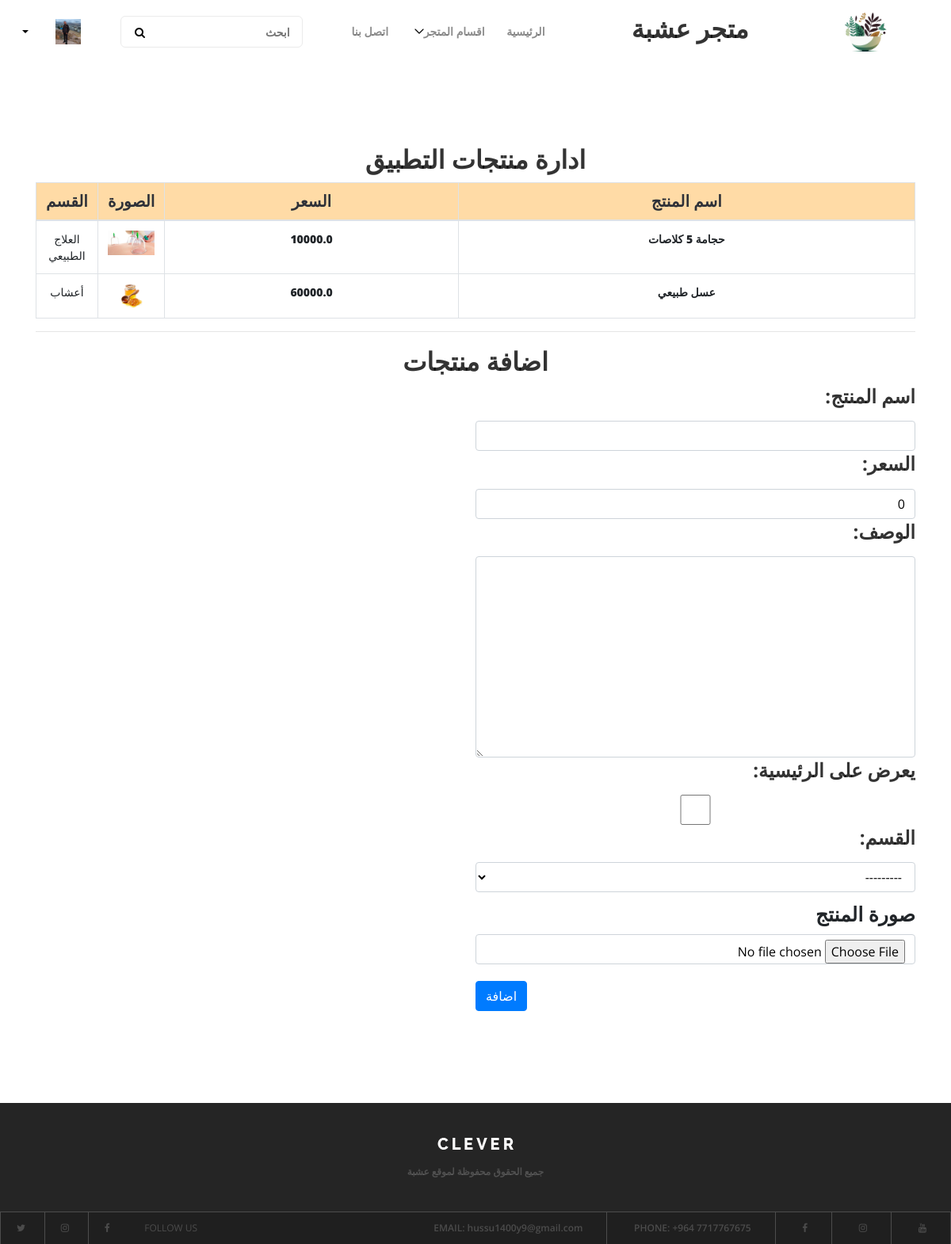
Page /prdmanage/ (signed in) on the earlier database version.
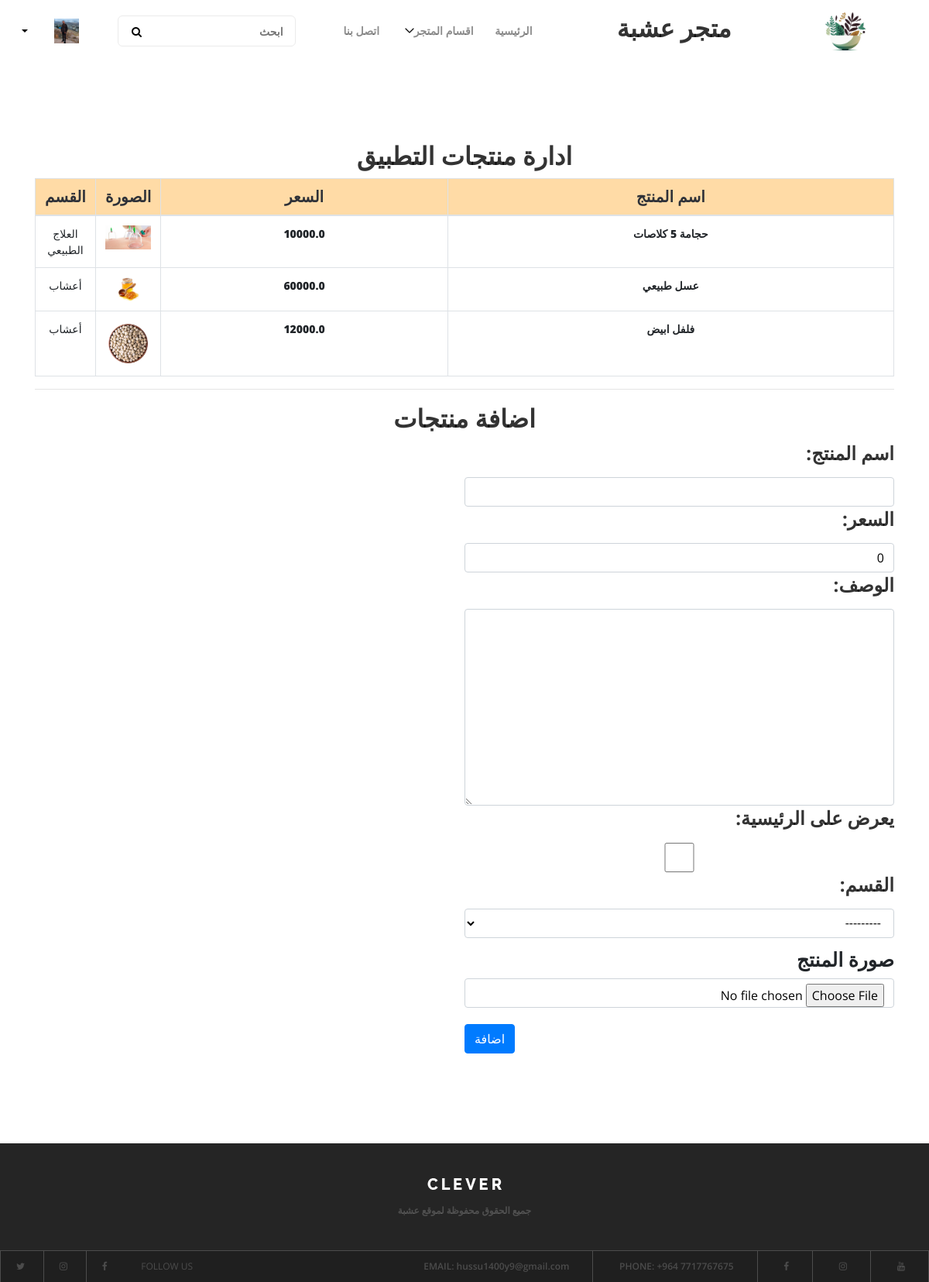
Same page on the later database version.
### products/models.py (models this page shows, shortened)
class Product(models.Model):
    prd_name = models.CharField(max_length=500, verbose_name="اسم المنتج")
    prd_price = models.FloatField(verbose_name="السعر",default=0)
    description = models.CharField(max_length=1500,verbose_name="الوصف")
    img = models.ImageField( upload_to="media/prd/", default='media/prd/default.png', verbose_name="صورة المنتج")
    up_date = models.DateField(auto_now=False, auto_now_add=True,verbose_name="تاريخ الرفع")
    recommended = models.BooleanField(verbose_name="يعرض على الرئيسية")
    sold = models.BooleanField(verbose_name="مباع")
    discount = models.IntegerField(verbose_name="الخصم", default=0)
    cat_id = models.ForeignKey(Category, on_delete=models.CASCADE,verbose_name="القسم",null=True)
    slug = models.SlugField(verbose_name="Slug",blank=True , null=True)
    total = models.FloatField(verbose_name="السعر الكلي",default=0)

class Category(models.Model):
    cat_name = models.CharField(max_length=150)
    def __str__(self):
        return self.cat_name

### products/views.py (the view)
# urls.py: path('prdmanage/',Prding,name="prding"),
def Prding(request):
    if request.user.is_authenticated:
        if request.user.is_staff:
            user = Profile.objects.get(user_id= request.user)
            prd = Product.objects.all()
            if request.method == "POST":
                pr =Products(data=request.POST)
                if pr.is_valid():
                    prr=pr.save(commit=False)
                    prr.img = request.FILES['img']
                    prr.sold=False
                    prr.save()
                    return redirect ('prding')
            else:
                pr =Products()
            return render(request,'prdmanage.html',{'prds':prd,'pr':pr,'users':user})
        else:
            return redirect ('home')
    else:
        return redirect ('home')

### products/forms.py
class Products(forms.ModelForm):
     class Meta():
         model = Product
         fields = ('prd_name','prd_price','description','recommended','cat_id')
         widgets = {
            'prd_name': forms.TextInput(attrs={'class': 'form-control'}),
            'prd_price': forms.TextInput(attrs={'class': 'form-control'}),
            'description': forms.Textarea(attrs={'class': 'form-control'}),
            'recommended' : forms.CheckboxInput(attrs={'class': 'form-control'}),
            'cat_id' : forms.Select(attrs={'class': 'form-control'})
        }

### products/templates/prdmanage.html (shortened to what this page needs)
{% extends 'base.html' %}
                {% block container %}
<div class="container">
    <h2 class="text-center">ادارة منتجات التطبيق</h2>
    <table class="table table-bordered" >
        <thead class="tab-menu-heading">
            <tr>
                <th class="text-center font-weight-bold" style="font-size:20px;background-color: #FFDBA6">اسم المنتج</th>
                <th class="text-center font-weight-bold" style="font-size:20px;background-color: #FFDBA6">السعر</th>
                <th class="text-center font-weight-bold" style="font-size:20px;background-color: #FFDBA6">الصورة</th>
                <th class="text-center font-weight-bold" style="font-size:20px;background-color: #FFDBA6">القسم</th>
            </tr>
        </thead>
        <tbody>
            {% for prd in prds %}
            <tr>
                <td style="font-weight:800" class="text-center">{{prd.prd_name}}</td>
                <td style="font-weight:800" class="text-center">{{prd.prd_price}}</td>
                <td style="height:50px;width:50px;" class="text-center"> <img src="{{prd.img.url}}" %}"></td>
                <td style="height:50px;width:50px;" class="text-center">{{prd.cat_id.cat_name}}</td>
            </tr>
{% endfor %}
        </tbody>
    </table>
<hr>
<h2 class="text-center"> اضافة منتجات </h2>
    <form action="" method="POST" class="post-form" enctype="multipart/form-data" style="width:50%">
        <div class="form-group">
            {% for field in pr %}
                <span>
                    <h4 style="text-align: right;">
                        {{ field.label_tag }}
                    </h4>
               {{ field }}
                </span>
        {% endfor %}
        <label style="text-align: right;font-size:25px;font-weight:900;" class="form-label" for="customFile">صورة المنتج</label>
        <input name="img" type="file" class="form-control" id="customFile" accept="image/*"/>
        <br>
        <button type="submit" class="btn btn-primary">اضافة</button>
    </form>
</div>
{% endblock container %}

Differences in the rows shown:
added Product: prd_name "فلفل ابيض", prd_price "12000.0", img (picture), cat_id.cat_name "أعشاب"
